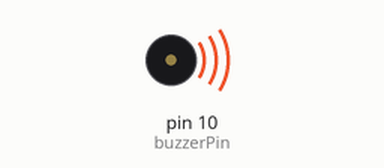
Simulated run of this sketch. Board: Arduino Uno, built with avr-gcc and run on an emulated ATmega328P. On the bench: buzzer (waves = sounding). What the sketch prints to the serial monitor is not drawn.

Above: at 0.3 s.
Timing chart, 0 to 40.3 s (numbered marks = the images above):
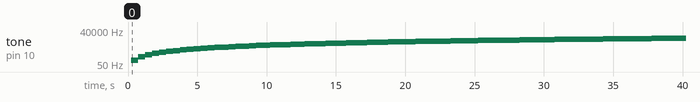

Measured:
- by itself, tone on pin 10 (buzzerPin): plays 100 Hz for 0.50 s, 200 Hz for 0.50 s, 300 Hz for 0.50 s, 400 Hz for 0.50 s, 500 Hz for 0.50 s, 600 Hz for 0.50 s … (80 notes in this stretch)

The sketch:

BasicBuzzer.ino
```cpp
#define buzzerPin   10
int buzzerFreq  = 100;

void setup() {
  // put your setup code here, to run once:
  Serial.begin(9600);
  delay(250);
  tone(buzzerPin, buzzerFreq);
}

void loop() {
  // put your main code here, to run repeatedly:
  delay(500);
  noTone(buzzerPin);
  buzzerFreq = buzzerFreq + 100;

  if(buzzerFreq > 20000) {
    buzzerFreq = 100;
  }

  tone(buzzerPin, buzzerFreq);
  Serial.print("Frequency ");
  Serial.print(buzzerFreq);
  Serial.println("Hz");
}
```
